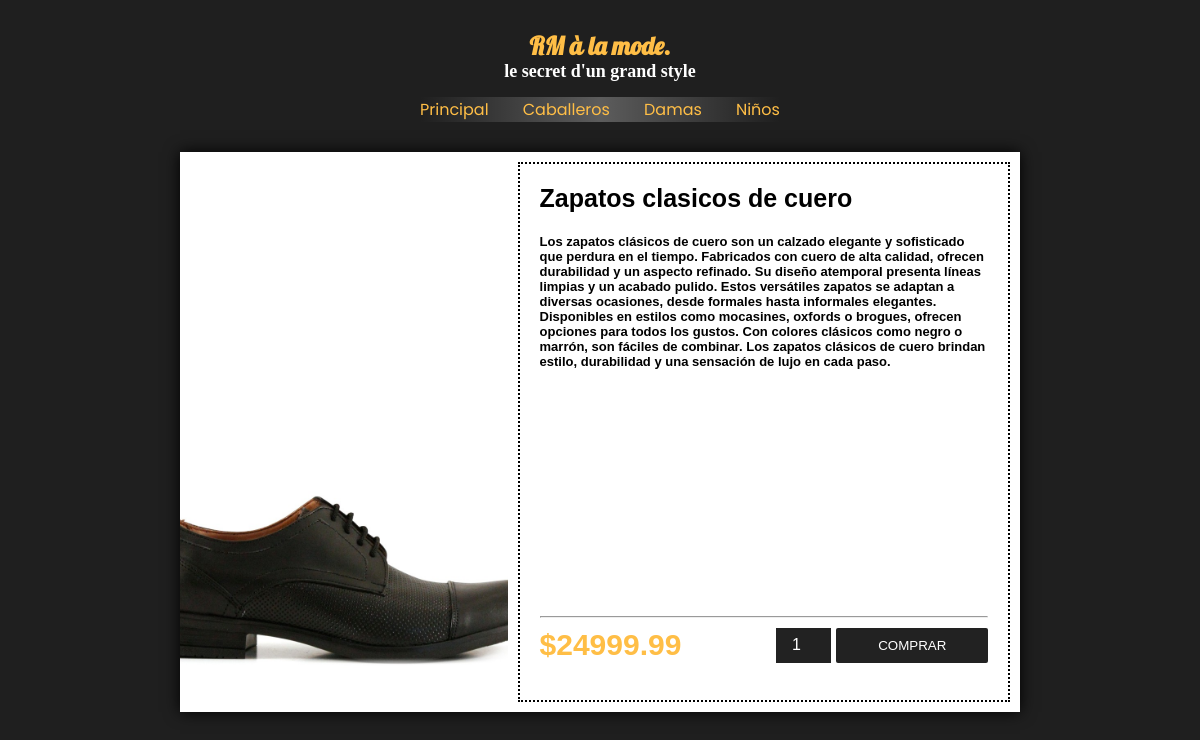
The app's page /producto.php?prodid=28 with its own data.
### tables this page shows
CREATE TABLE `prendas` (
  `id_prenda` int(11) NOT NULL,
  `nombre` varchar(200) NOT NULL,
  `precio` double NOT NULL,
  `tipo` varchar(15) NOT NULL,
  `imagen` varchar(500) NOT NULL,
  `detalles` varchar(700) NOT NULL,
  `stock` int(11) NOT NULL
);

### producto.php (the view, shortened to what this page needs)
<!DOCTYPE html>
<html lang="es">
<head>
	<link rel="stylesheet" href="CSS/stHeader.css">
	<link rel="stylesheet" href="CSS/stProducto.css">
</head>
<body>
    <?php
        $id = $_GET['userid'];
        $idPrenda = $_GET['prodid'];
        $conn = mysqli_connect("localhost", "root", "", "tienda_de_ropa");
        $sql = 'SELECT nombre, imagen, detalles, precio, stock FROM prendas WHERE id_prenda = '.$idPrenda;
        $ejecutar = mysqli_query($conn, $sql);
        $datos = mysqli_fetch_array($ejecutar);
        $nombrePrenda = $datos['nombre'];
        $imgPrenda = $datos['imagen'];
        $detallesPrenda = $datos['detalles'];
        $precioPrenda = $datos['precio'];
        $stockPrenda = $datos['stock'];
    ?>
	<header>
		<h2>RM à la mode.</h2>
		<h3>le secret d'un grand style</h3>
        <nav>
            <a href="principal.php?userid=<?php echo $id;?>">Principal</a>
            <a href="principal.php?catalogo=1&userid=<?php echo $id;?>">Caballeros</a>
            <a href="principal.php?catalogo=2&userid=<?php echo $id;?>">Damas</a>
            <a href="principal.php?catalogo=3&userid=<?php echo $id;?>">Niños</a>
        </nav>
    </header>
    <div class="cajaProducto">
        <section class="infoProducto">
            <div class="cajaProducto_img" style="background-image: url('<?php echo $imgPrenda; ?>')"></div>
            <div class="cajaProducto_info">
                <h3><?php echo $nombrePrenda; ?></h3>
                <h4><?php echo $detallesPrenda; ?></h4>
                <hr>
                <form class="cajaComprar" action="producto.php?userid=<?php echo $id; ?>&prodid=<?php echo $idPrenda;?>" method="POST">
                    <h5>$<?php echo $precioPrenda; ?></h5>
                    <input type="number" name="cantidad" value=1 min="1" max="<?php echo $stockPrenda; ?>">
                    <input type="submit" name="comprar" value="COMPRAR">
                </form>
            </div>
        </section>
    </div>
</body>
</html>

### CSS/stHeader.css (style rules this page uses)
* { padding: 0; margin: 0; box-sizing: border-box; }
body { background-color: #1f1f1f; }
header { width: 100%; box-sizing: border-box; margin: 30px auto; }
header h2, header h3 { text-align: center; font-family: Cambria, Cochin, Georgia, Times, 'Times New Roman', serif; font-size: 18px; color: #ffbe46; width: 100%; }
header h3 { margin-bottom: 15px; color: #ffffff; }
header h2 { font-size: 25px; font-family: 'Lobster'; transition: 0.6s color ease-in-out; }

### CSS/stProducto.css (style rules this page uses)
header nav { display: flex; justify-content: space-between; width: 30%; margin: auto; background: rgb(255,255,255); background: linear-gradient(90deg, rgba(255,255,255,0) 0%, rgba(255,255,255,0.27494747899159666) 50%, rgba(255,255,255,0) 100%); }
header nav a { color: #ffbe46; transition: 0.2s color ease-in-out; font-family: 'Poppins'; text-decoration: none; }
.cajaProducto { display: flex; align-items: center; }
.cajaProducto .infoProducto { background-color: white; width: 70vw; height: 70vh; margin: auto; box-shadow: 0px 0px 15px black; display: flex; }
.cajaProducto .infoProducto .cajaProducto_img { background-position: center; background-repeat: no-repeat; background-size: cover; width: 40%; height: 100%; }
.cajaProducto .infoProducto .cajaProducto_info { padding: 20px; box-sizing: border-box; width: 60%; border: 2px dotted black; margin: 10px; }
.cajaProducto_info h3 { font-family: 'Lucida Sans', 'Lucida Sans Regular', 'Lucida Grande', 'Lucida Sans Unicode', Geneva, Verdana, sans-serif; font-size: 25px; height: 10%; }
.cajaProducto_info h4 { font-family: 'Lucida Sans', 'Lucida Sans Regular', 'Lucida Grande', 'Lucida Sans Unicode', Geneva, Verdana, sans-serif; font-size: 13px; height: 75%; }
.cajaProducto_info h5 { font-family: 'Gill Sans', 'Gill Sans MT', Calibri, 'Trebuchet MS', sans-serif; color: #ffbe46; font-size: 30px; display: flex; width: 55%; }
.cajaProducto_info hr { margin-top: 10px; margin-bottom: 10px; }
.cajaProducto_info input[type=submit] { background-color: rgb(34, 34, 34); text-decoration: none; font-family: 'Franklin Gothic Medium', 'Arial Narrow', Arial, sans-serif; color: white; box-sizing: border-box; display: flex; padding: 10px; justify-content: center; width: 35%; border-radius: 2px; border: none; outline: none; }
.cajaProducto_info input[type=number] { border: none; outline: none; background-color: rgb(34, 34, 34); color: white; text-align: center; font-family: 'Lucida Sans', 'Lucida Sans Regular', 'Lucida Grande', 'Lucida Sans Unicode', Geneva, Verdana, sans-serif; font-size: 16px; margin-right: 5px; }
.cajaComprar { display: flex; justify-content: space-between; }

### records on screen
prendas: imagen (picture), nombre "Zapatos clasicos de cuero", detalles "Los zapatos clásicos de cuero son un calzado elegante y sofisticado que perdura en el tiempo. Fabricados con cuero de alta calidad, ofrecen durabilidad y un aspecto refinado. Su diseño atemporal presenta líneas limpias y un acabado pulido. Estos versátiles zapatos se adaptan a diversas ocasiones, desde formales hasta informales elegantes. Disponibles en estilos como mocasines, oxfords o brogues, ofrecen opciones para todos los gustos. Con colores clásicos como negro o marrón, son fáciles de combinar. Los zapatos clásicos de cuero brindan estilo, durabilidad y una sensación de lujo en cada paso.", precio "24999.99"
